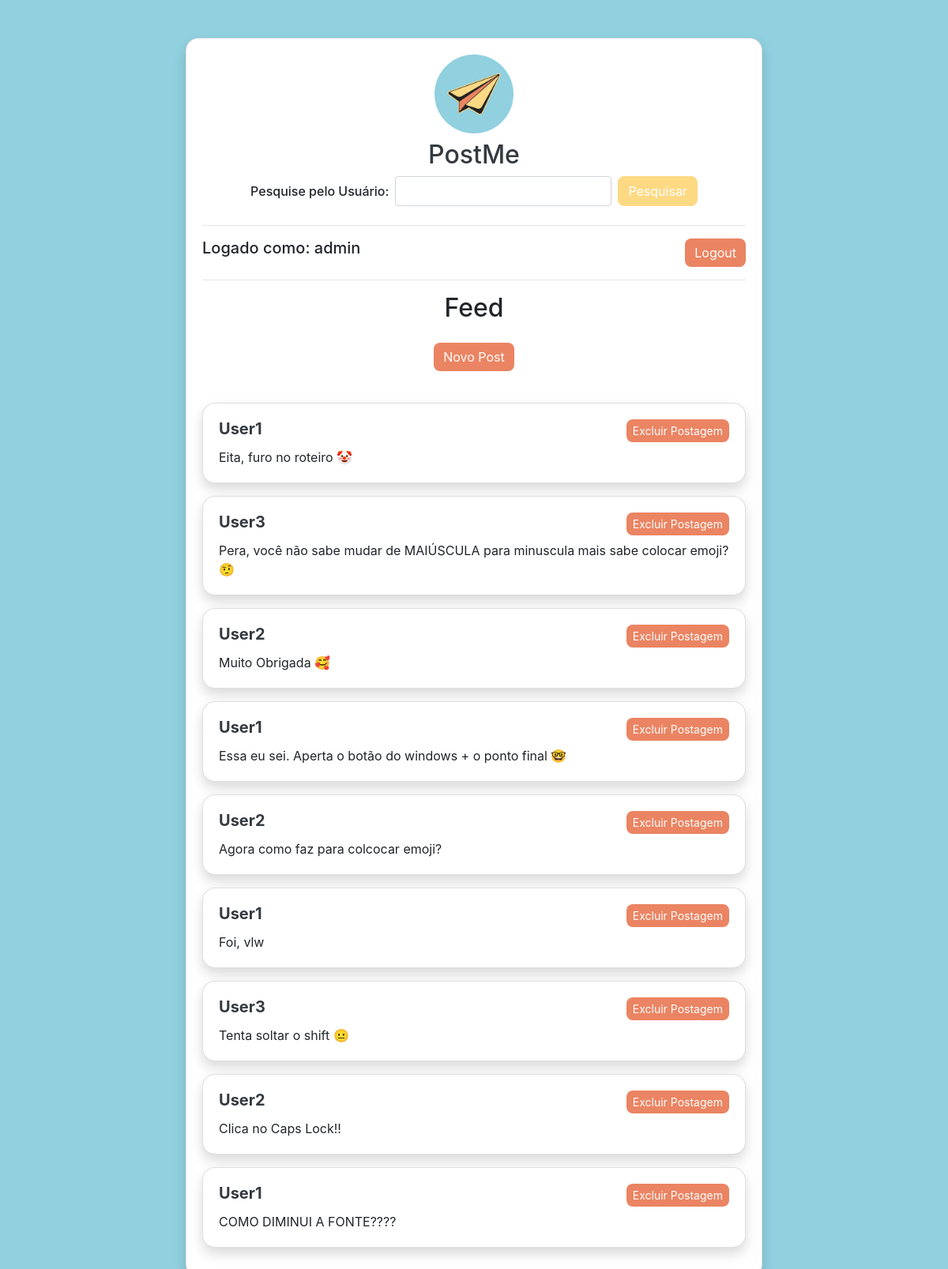
The page /public/home (signed in) on the database its author committed.
### tables this page shows
CREATE TABLE `posts` (
  `id` int NOT NULL,
  `username` varchar(60) NOT NULL,
  `texto` varchar(280) NOT NULL
);

### app/controller/HomeController.php (called while the page is built, shortened)
<?php
require_once(__DIR__ . '/../model/PostModel.php');
class HomeController {
  private $postModel;
  public function __construct() {
      $this->postModel = new PostModel();
  }
  public function index() {
      $posts = $this->postModel->getPosts();
      require_once(__DIR__ . '/../view/home.php');
  }
}

### config/Database.php (called while the page is built, shortened)
<?php
class Database {
  private $servername = "localhost";
  private $username = "root";
  private $password = "481516";
  private $dbname = "postme";
  public function getConnection() {
    $conn = new mysqli($this->servername, $this->username, $this->password, $this->dbname);
    return $conn;
  }
}

### app/model/PostModel.php (called while the page is built, shortened)
<?php
require_once(__DIR__ . '/../../config/Database.php');
class PostModel {
  private $conn;
  public function __construct() {
    $this->conn = (new Database())->getConnection();
  }
  public function getPosts() {
    $query = "SELECT id, username, texto FROM posts ORDER BY id DESC";
    $result = $this->conn->query($query);
    return $result;
  }
}

### app/view/home.php (the view, shortened to what this page needs)
<!DOCTYPE html>
<html lang="pt-BR">
<head>
    <link rel="stylesheet" href="https://stackpath.bootstrapcdn.com/bootstrap/4.5.2/css/bootstrap.min.css">
</head>
<body>
<div class="container mt-5">
    <div class="row justify-content-center">
        <div class="col-md-8">
            <div class="card shadow">
                <div class="card-body">
                    <h2 class="text-center">
                        <a href="/app/view/home.php" class="text-decoration-none text-dark">
                            <img src="/logo.png" alt="Logo do PostMe" style="height: 100px;">
                        </a>
                    </h2>
                    <h2 class="text-center"><a href="/app/view/home.php" class="text-decoration-none text-dark">PostMe</a></h2>
                    <div class="d-flex justify-content-center mb-4">
                        <form action="/post-me/public/search" method="get" class="form-inline">
                            <label for="username" class="h6 mr-2">Pesquise pelo Usuário:</label>
                            <input type="text" id="username" name="username" class="form-control mr-2" required>
                            <button type="submit" class="btn btn-primary">Pesquisar</button>
                        </form>
                    </div>
                    <hr>
                    <div class="d-flex justify-content-between mb-3">
                        <span class="h5">Logado como: <?= isset($_SESSION['username']) ? htmlspecialchars($_SESSION['username']) : 'Guest'; ?></span>
                        <form action="/post-me/public/logout" method="post">
                            <button type="submit" class="btn btn-danger">Logout</button>
                        </form>
                    </div>
                    <hr>
                    <h2 class="text-center mb-4">Feed</h2>
                    <div class="d-flex justify-content-center mb-4">
                    <button type="button" class="btn btn-danger mb-3" data-toggle="modal" data-target="#postModal">Novo Post</button>
                    </div>
                    <?php foreach ($posts as $post): ?>
                        <div class="card mb-3">
                            <div class="card-body">
                                <h5 class="card-title">
                                    <a href="/post-me/public/search?username=<?= urlencode($post["username"]) ?>" class="text-decoration-none text-dark">
                                        <?= htmlspecialchars($post["username"]) ?>
                                    </a>
                                    <?php if (isset($_SESSION['admin']) && $_SESSION['admin'] === true): ?>
                                        <form action="/post-me/public/delete_post" method="POST" style="display: inline;">
                                            <button type="submit" class="btn btn-danger btn-sm float-right">Excluir Postagem</button>
                                        </form>
                                    <?php endif; ?>
                                </h5>
                                <p class="card-text"><?= htmlspecialchars($post["texto"]) ?></p>
                            </div>
                        </div>
                    <?php endforeach; ?>
                </div>
            </div>
        </div>
    </div>
</div>
</body>
</html>

### public/index.php (shortened to what this page needs)
<?php
require_once __DIR__ . '/../app/controller/HomeController.php';
$path = parse_url($_SERVER['REQUEST_URI'], PHP_URL_PATH);
$prefix = '/post-me/public';
$path = preg_replace("~^$prefix~", '', $path);
$path = preg_replace('/\.php$/', '', $path);
switch ($path) {
    default:
        $controller = new HomeController();
        if ($_SERVER['REQUEST_METHOD'] === 'POST') {
            $controller->addPost($_POST['text']);
        } else {
            $controller->index();
        }
        break;
}

### app/view/home.php (style rules this page uses)
body { background-color: #90D0DF; }
.card { border-radius: 1rem; background-color: #FFFFFF; box-shadow: 0 0.5rem 1rem rgba(0, 0, 0, 0.15); }
.card-title { font-weight: 700; color: #202020; }
.btn-primary, .btn-danger { border-radius: 0.5rem; }
.btn-primary { background-color: #FDD983; border-color: #FDD983; }
.btn-danger { background-color: #EB8462; border: none; }

### rows shown on the page
posts: username "User1", texto "Eita, furo no roteiro 🤡"
posts: username "User3", texto "Pera, você não sabe mudar de MAIÚSCULA para minuscula mais sabe colocar emoji? 🤨"
posts: username "User2", texto "Muito Obrigada 🥰"
posts: username "User1", texto "Essa eu sei. Aperta o botão do windows + o ponto final 🤓"
posts: username "User2", texto "Agora como faz para colcocar emoji?"
posts: username "User1", texto "Foi, vlw"
posts: username "User3", texto "Tenta soltar o shift 😐"
posts: username "User2", texto "Clica no Caps Lock!!"
posts: username "User1", texto "COMO DIMINUI A FONTE????"

### other values the page prints
$_SESSION['username'] "admin"
